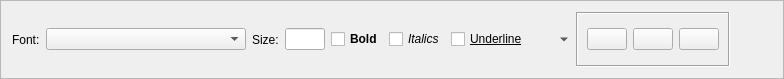
<?xml version="1.0" encoding="UTF-8"?>
<ui version="4.0">
 <class>TextEditFormatterFrame</class>
 <widget class="QFrame" name="TextEditFormatterFrame">
  <property name="geometry">
   <rect>
    <x>0</x>
    <y>0</y>
    <width>784</width>
    <height>79</height>
   </rect>
  </property>
  <property name="windowTitle">
   <string>Frame</string>
  </property>
  <property name="frameShape">
   <enum>QFrame::StyledPanel</enum>
  </property>
  <property name="frameShadow">
   <enum>QFrame::Raised</enum>
  </property>
  <layout class="QHBoxLayout" name="horizontalLayout">
   <item>
    <widget class="QLabel" name="label_6">
     <property name="text">
      <string>Font:</string>
     </property>
    </widget>
   </item>
   <item>
    <widget class="QComboBox" name="cmbFont">
     <property name="minimumSize">
      <size>
       <width>200</width>
       <height>0</height>
      </size>
     </property>
    </widget>
   </item>
   <item>
    <widget class="QLabel" name="label_8">
     <property name="text">
      <string>Size:</string>
     </property>
    </widget>
   </item>
   <item>
    <widget class="QLineEdit" name="edtSize">
     <property name="sizePolicy">
      <sizepolicy hsizetype="Fixed" vsizetype="Fixed">
       <horstretch>0</horstretch>
       <verstretch>0</verstretch>
      </sizepolicy>
     </property>
     <property name="maximumSize">
      <size>
       <width>40</width>
       <height>16777215</height>
      </size>
     </property>
     <property name="baseSize">
      <size>
       <width>40</width>
       <height>0</height>
      </size>
     </property>
    </widget>
   </item>
   <item>
    <widget class="QCheckBox" name="chkBold">
     <property name="font">
      <font>
       <weight>75</weight>
       <bold>true</bold>
      </font>
     </property>
     <property name="text">
      <string>Bold</string>
     </property>
    </widget>
   </item>
   <item>
    <widget class="QCheckBox" name="chkItalics">
     <property name="font">
      <font>
       <italic>true</italic>
      </font>
     </property>
     <property name="text">
      <string>Italics</string>
     </property>
    </widget>
   </item>
   <item>
    <widget class="QCheckBox" name="chkUnderline">
     <property name="font">
      <font>
       <underline>true</underline>
      </font>
     </property>
     <property name="text">
      <string>Underline</string>
     </property>
    </widget>
   </item>
   <item>
    <widget class="QToolButton" name="toolButton">
     <property name="text">
      <string/>
     </property>
     <property name="popupMode">
      <enum>QToolButton::MenuButtonPopup</enum>
     </property>
     <property name="toolButtonStyle">
      <enum>Qt::ToolButtonIconOnly</enum>
     </property>
     <property name="autoRaise">
      <bool>true</bool>
     </property>
     <property name="arrowType">
      <enum>Qt::NoArrow</enum>
     </property>
    </widget>
   </item>
   <item>
    <widget class="QFrame" name="frame">
     <property name="frameShape">
      <enum>QFrame::Box</enum>
     </property>
     <property name="frameShadow">
      <enum>QFrame::Sunken</enum>
     </property>
     <layout class="QHBoxLayout" name="horizontalLayout_8">
      <item>
       <widget class="QPushButton" name="btnLeftText">
        <property name="text">
         <string/>
        </property>
        <property name="icon">
         <iconset resource="resources.qrc">
          <normaloff>:/img/data/align-left.png</normaloff>:/img/data/align-left.png</iconset>
        </property>
        <property name="checkable">
         <bool>true</bool>
        </property>
        <property name="autoExclusive">
         <bool>true</bool>
        </property>
        <attribute name="buttonGroup">
         <string notr="true">buttonGroup</string>
        </attribute>
       </widget>
      </item>
      <item>
       <widget class="QPushButton" name="btnCenterText">
        <property name="text">
         <string/>
        </property>
        <property name="icon">
         <iconset resource="resources.qrc">
          <normaloff>:/img/data/align-center.png</normaloff>:/img/data/align-center.png</iconset>
        </property>
        <property name="checkable">
         <bool>true</bool>
        </property>
        <property name="autoExclusive">
         <bool>true</bool>
        </property>
        <attribute name="buttonGroup">
         <string notr="true">buttonGroup</string>
        </attribute>
       </widget>
      </item>
      <item>
       <widget class="QPushButton" name="btnRightText">
        <property name="text">
         <string/>
        </property>
        <property name="icon">
         <iconset resource="resources.qrc">
          <normaloff>:/img/data/align-right.png</normaloff>:/img/data/align-right.png</iconset>
        </property>
        <property name="checkable">
         <bool>true</bool>
        </property>
        <property name="autoExclusive">
         <bool>true</bool>
        </property>
        <attribute name="buttonGroup">
         <string notr="true">buttonGroup</string>
        </attribute>
       </widget>
      </item>
     </layout>
    </widget>
   </item>
   <item>
    <spacer name="horizontalSpacer">
     <property name="orientation">
      <enum>Qt::Horizontal</enum>
     </property>
     <property name="sizeHint" stdset="0">
      <size>
       <width>40</width>
       <height>20</height>
      </size>
     </property>
    </spacer>
   </item>
  </layout>
 </widget>
 <resources>
  <include location="resources.qrc"/>
 </resources>
 <connections/>
 <buttongroups>
  <buttongroup name="buttonGroup"/>
 </buttongroups>
</ui>
